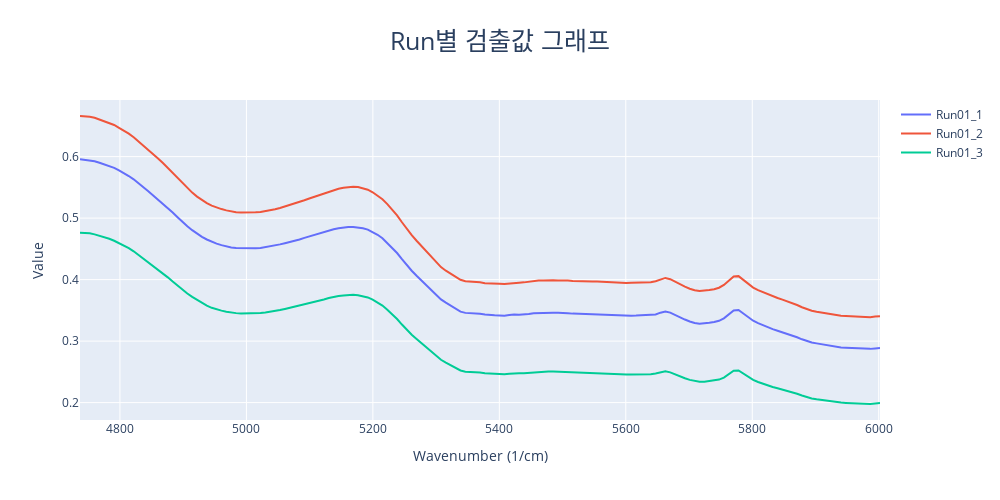

This figure's notebook cell:
### Code cell
# NIR 파장에 대한 스펙트럼 시각화
fig = go.Figure()
fig.update_layout(width=1000, height=500, title=go.layout.Title(text="Run별 검출값 그래프"), title_x=0.5, title_font_size = 25)
fig.update_xaxes(title_text="Wavenumber (1/cm)")
fig.update_yaxes(title_text="Value")
for i in range(3):
    fig.add_trace(go.Scatter(x=raw.iloc[i,6:].index, y=raw.iloc[i,6:].values, name=raw.index[i]))
fig.show()

### Figure 1 — Plotly figure (JSON) as saved in the notebook; plotly's stock layout.template omitted (floating-point values rounded to 4 significant figures; data arrays with more than 128 entries replaced by an {"elided": "..."} marker saying what was removed)
{"data": [{"name": "Run01_1", "type": "scatter", "x": {"elided": "165 float values"}, "y": {"elided": "165 float values"}}, {"name": "Run01_2", "type": "scatter", "x": {"elided": "165 float values"}, "y": {"elided": "165 float values"}}, {"name": "Run01_3", "type": "scatter", "x": {"elided": "165 float values"}, "y": {"elided": "165 float values"}}], "layout": {"height": 500, "title": {"font": {"size": 25}, "text": "Run별 검출값 그래프", "x": 0.5}, "width": 1000, "xaxis": {"title": {"text": "Wavenumber (1/cm)"}}, "yaxis": {"title": {"text": "Value"}}}}
